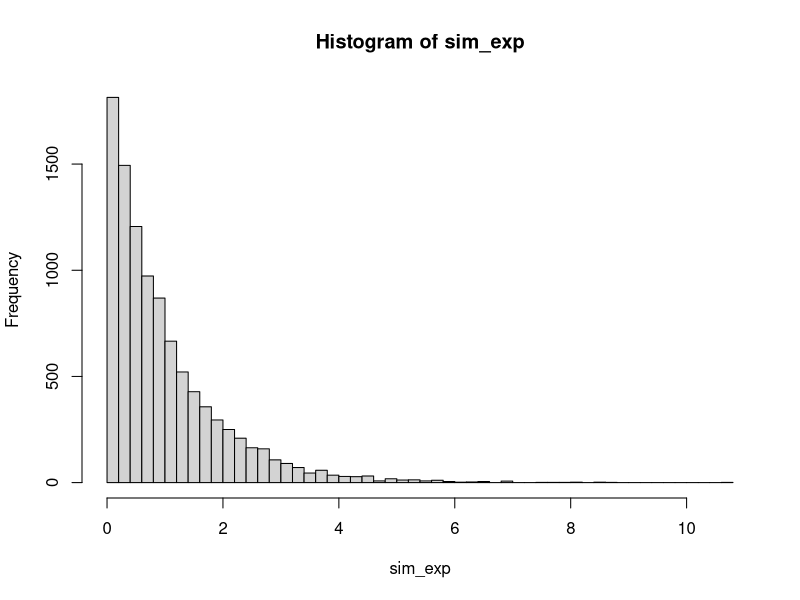
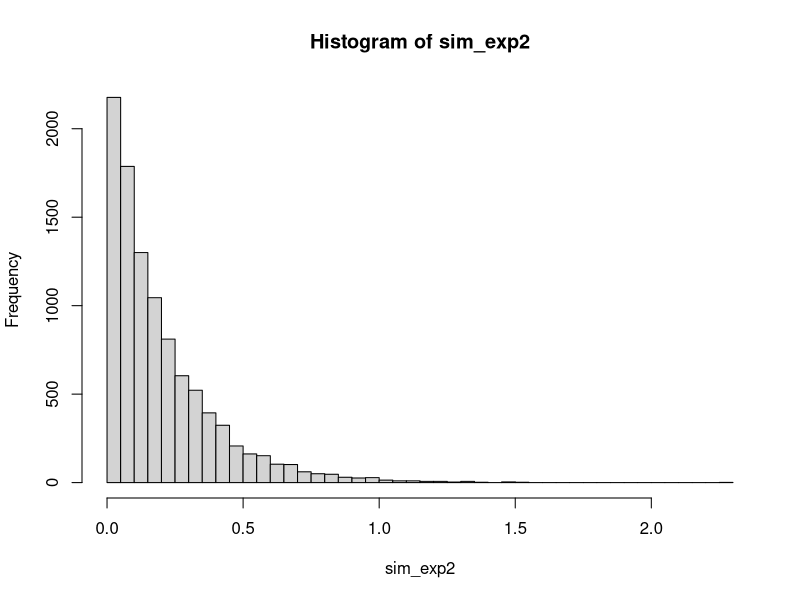
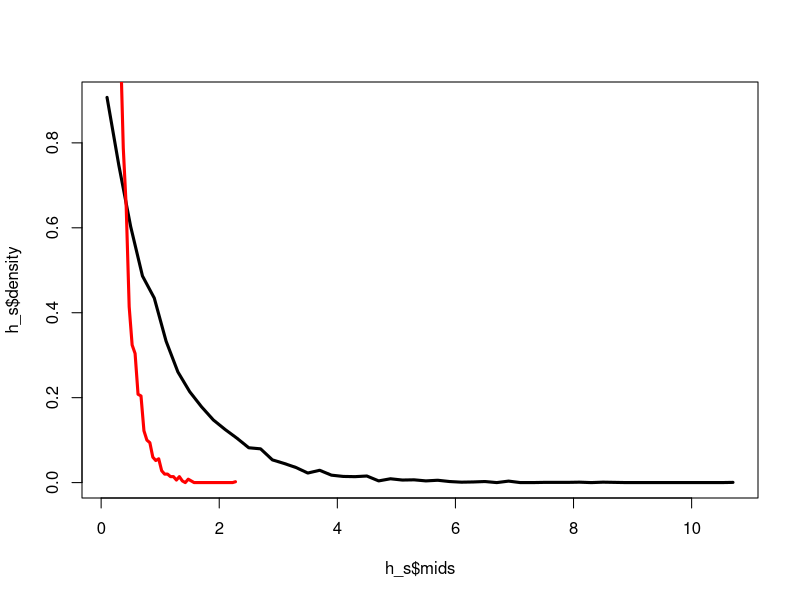
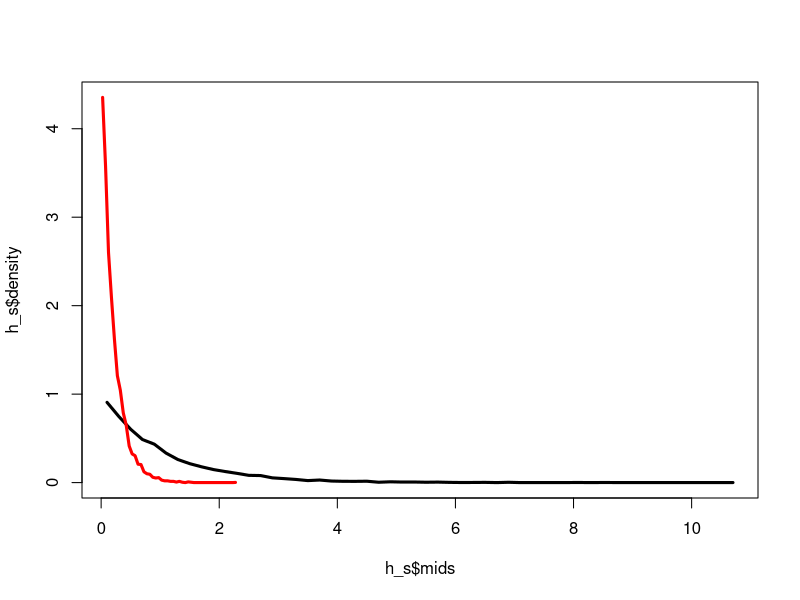
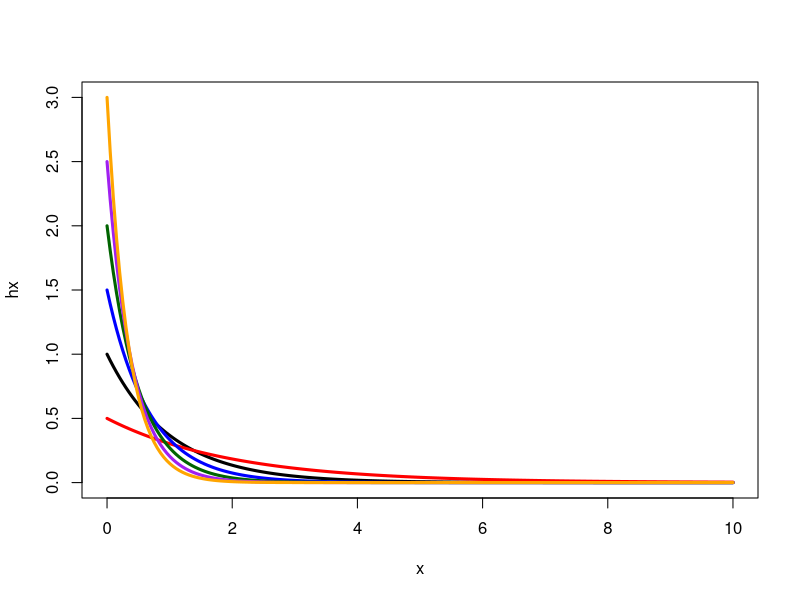

Source code (R) for these figures, in order:
## ---- chunk 1
sim_exp <- rexp(10000,1)
## ---- chunk 2
sim_exp[1:5]
## ---- chunk 3
h_s <- hist(sim_exp,50)
## ---- chunk 4
sim_exp2 <- rexp(10000,5)
## ---- chunk 5
h_s2 <- hist(sim_exp2,50)
## ---- chunk 6
mean(sim_exp)
mean(sim_exp2)
## ---- chunk 7
plot(h_s$mids,h_s$density,type="l",lwd=3)
lines(h_s2$mids,h_s2$density,col="red",lwd=3)
## ---- chunk 8
plot(h_s$mids,h_s$density,type="l",lwd=3,ylim=c(0,max(h_s2$density)))
lines(h_s2$mids,h_s2$density,col="red",lwd=3)
## ---- chunk 9
lam <- c(0.5,1.5,2,2.5,3)
colors <- c("red", "blue", "darkgreen", "purple", "orange")
## ---- chunk 10
x <- seq(0, 10, length=200)
hx <- dexp(x, rate=1)
plot(x, hx, type='l', lwd=3,ylim=c(0,3))
for(i in 1:length(lam)) {
  hx <- dexp(x, rate=lam[i])
  lines(x, hx, type='l', lwd=3,col=colors[i])
}
